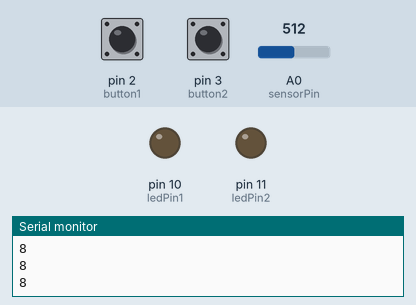
Recording of a sketch running on a simulated Arduino Uno, built with avr-gcc and run on an emulated ATmega328P. Parts: output pins drawn as LEDs (lit = HIGH), the last lines printed to the serial monitor. The test bench sets the inputs (shaded band); at power-on: pin 2 (button1) HIGH, pin 3 (button2) HIGH, A0 (sensorPin) = 512.

Above: at 1.2 s.
1.3 s: pin 2 (button1) pulled LOW for 0.15 s
At 1.45 s:
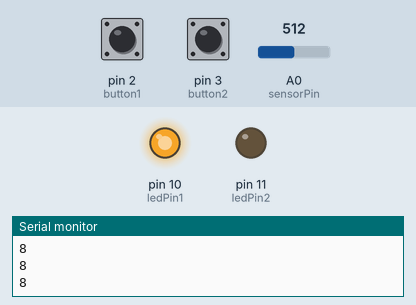
4.3 s: pin 3 (button2) pulled LOW for 3.2 s
At 4.45 s:
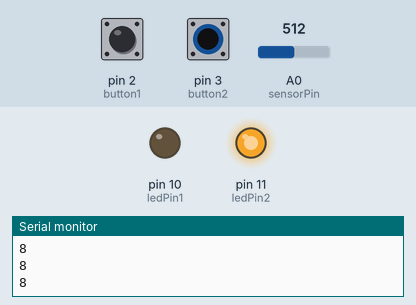
At 5.06 s:
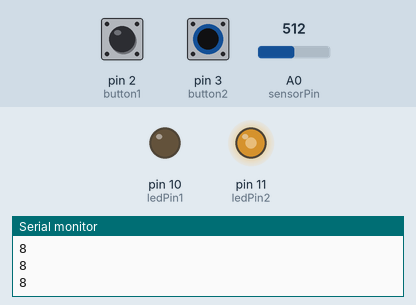
9.0 s: A0 (sensorPin) set to 716
10.5 s: A0 (sensorPin) set to 900
12.0 s: pin 2 (button1) pulled LOW for 1 s
At 13.09 s:
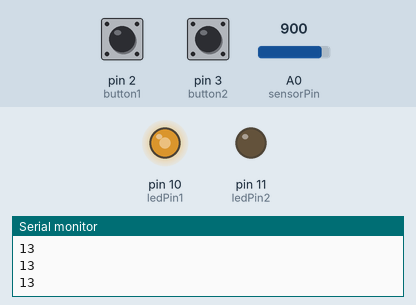
15.0 s: pin 3 (button2) pulled LOW for 1 s
Timing chart, 0 to 19.1 s (numbered marks = the images above; inputs shaded):
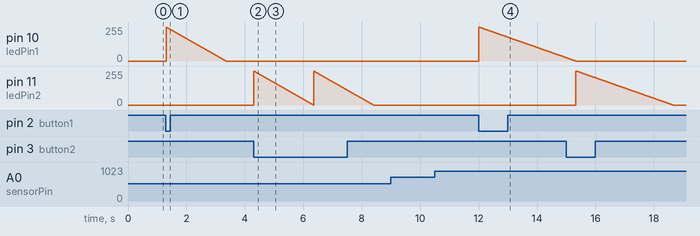

The sketch:

05_Code.ino
```cpp
int button1 = 2;
int button2 = 3;
int ledPin1 = 10;
int ledPin2 = 11;
int sensorPin = A0;
int sensorValue = 0;

void setup() {
  // put your setup code here, to run once:
  pinMode(button1, INPUT_PULLUP);
  pinMode(button2, INPUT_PULLUP);
  Serial.begin(9600);
}

void loop() {
  //sensorValue = analogRead(sensorPin);
  sensorValue = map(analogRead(sensorPin), 0, 1023, 1, 15);

  if (digitalRead(button1) == LOW) {
    if (digitalRead(button2) == HIGH){
      for (int i = 255; i >= 0; i--) {
        analogWrite(ledPin1, i);
        delay(sensorValue);
      }
    }
  }
  if (digitalRead(button1) == HIGH && digitalRead(button2) == LOW) {
    for (int i = 255; i >= 0; i--) {
      analogWrite(ledPin2, i);
      delay(sensorValue);
    }
  }
  Serial.println(sensorValue);
}
```

Measured:
- after the input at 4.3 s, pin 11 (ledPin2): ramps from 255/255 to 0/255 and jumps back, once every 2.1 s
